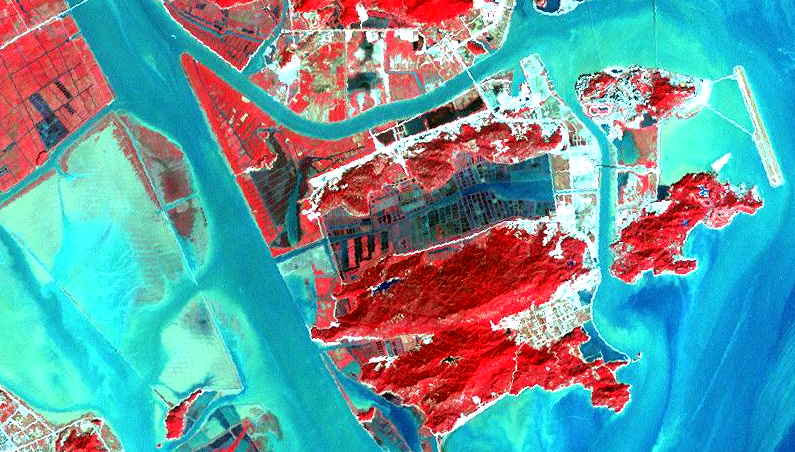
%> input picture code/新加.bmp, 795 x 452 px
$ octave picture.m   (GNU Octave 9; MATLAB toolbox functions it lacks are replaced by stand-ins)
%> lines starting %> are read from the running program, lines starting %| are printed output that depends on the picture
clear;
I=imread('新加.bmp');
%> I is the input picture: size 452x795x3 uint8; mean R, G, B 105.8, 153.3, 158.8
I=I(:,:,1:3);
% [35 lines of commented-out code are left out]

I2=imcrop(I,[1 224 99 99]);
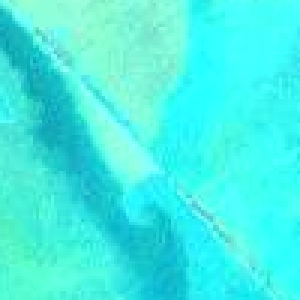
%> I2: size 100x100x3 uint8 (shown 3 times larger); mean R, G, B 68.7, 239.2, 228.1
imshow(I2,'border','tight','initialmagnification','fit');
set(gcf,'Position',[0 0 100 100]);
axis normal;

I2=imcrop(I,[488 165 73 54]);
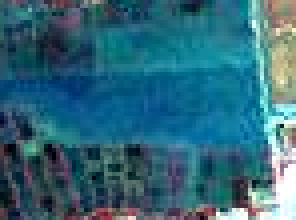
%> I2: size 55x74x3 uint8 (shown 4 times larger); mean R, G, B 49.7, 104.1, 122.2
imshow(I2,'border','tight','initialmagnification','fit');
set(gcf,'Position',[0 0 135 100]);
axis normal;

I2=imcrop(I,[207 408 80 44]);
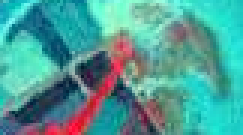
%> I2: size 45x81x3 uint8 (shown 3 times larger); mean R, G, B 78.5, 157.2, 151.5
imshow(I2,'border','tight','initialmagnification','fit');
set(gcf,'Position',[0 0 182 100]);
axis normal;


% [35 lines of commented-out code are left out]

$ run again, with code/2.tif saved as code/新加.bmp
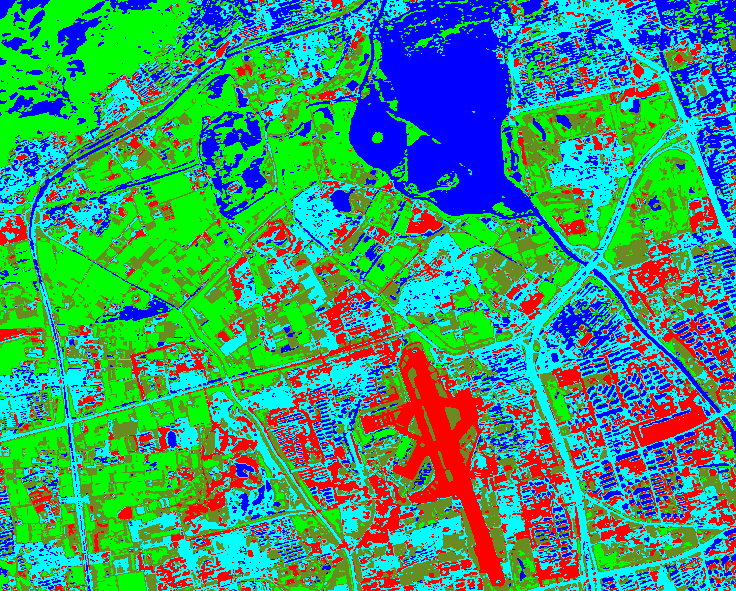
%> input picture code/2.tif, 736 x 591 px
%> I is the input picture: size 591x736x3 uint8; mean R, G, B 58.2, 150.5, 114.6
%> `I2=imcrop(I,[1 224 99 99]);`:
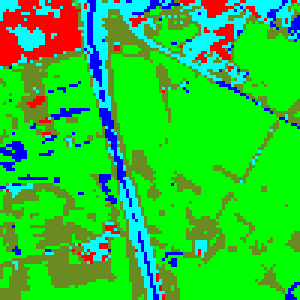
%> I2: size 100x100x3 uint8 (shown 3 times larger); mean R, G, B 38.1, 202.1, 47.2
%> `I2=imcrop(I,[207 408 80 44]);`:
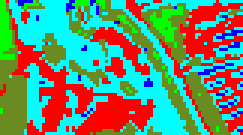
%> I2: size 45x81x3 uint8 (shown 3 times larger); mean R, G, B 102.2, 142.9, 111.9
